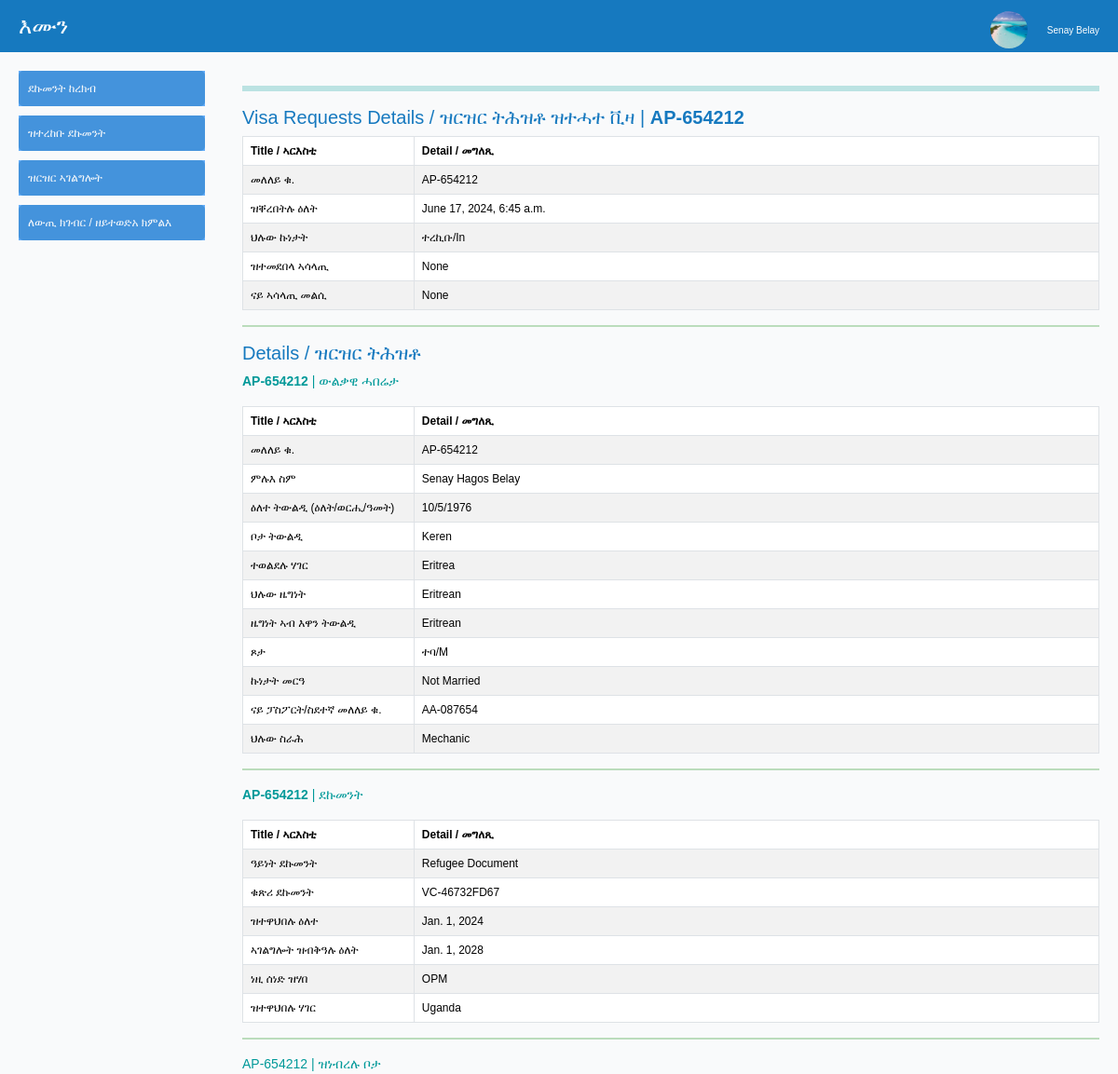
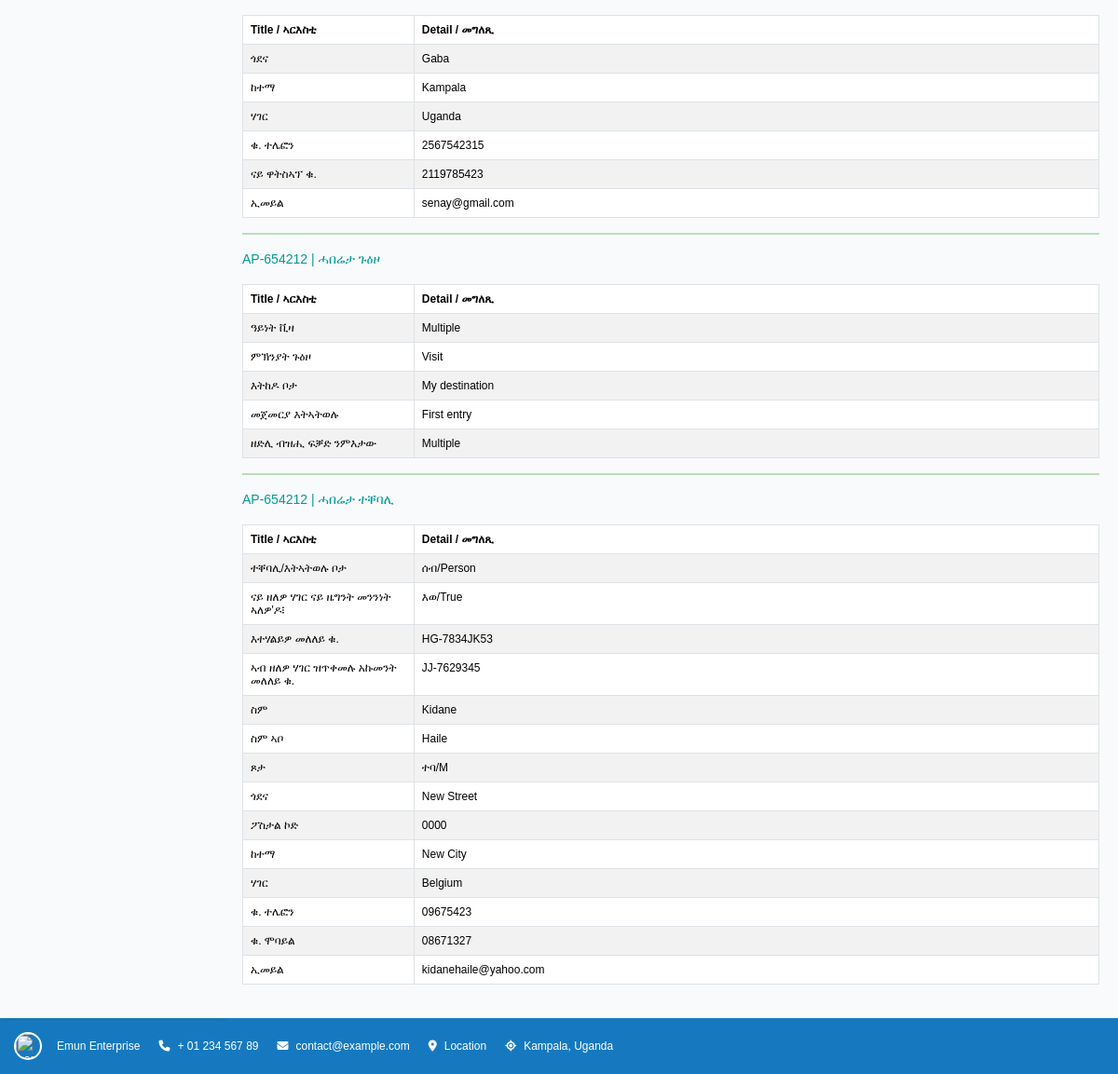
The page /compiled_application/1 (signed in) on the database its author committed (2 pictures, top to bottom).
### visaapplications/models.py (models this page shows)
class VisaApplication(TimestampMixin, UserStampedMixin, models.Model):
    STATUS_CHOICES = [
        ('1', 'Initiated'),
        ('2', 'Assigned'),
        ('3', 'In Progress'),
        ('4', 'Completed'),
        ('5', 'Cancelled'),
    ]
    application_owner = models.ForeignKey(User, on_delete=models.PROTECT, null=True)
    application_number = models.CharField(max_length=10, unique=True, blank=True)
    date_submitted = models.DateTimeField(auto_now_add=True)
    application_status = models.CharField(max_length=1, choices=STATUS_CHOICES, default='1',)
    assigned_officer = models.ForeignKey(User, on_delete=models.PROTECT, null=True, related_name="person_assigned")
    officer_notes = models.TextField(null=True, blank=True)
    def __str__(self):
        return self.application_number

class ApplicantPersonalData(TimestampMixin, UserStampedMixin, models.Model):
    GENDER_CHOICES = [
        ('1', 'ተባ/M'),
        ('2', 'ኣን/F'),
    ]
    application_number = models.ForeignKey(VisaApplication, on_delete=models.CASCADE)
    first_name = models.CharField(max_length=100)
    middle_name = models.CharField(max_length=100)
    last_name = models.CharField(max_length=100)
    date_of_birth = models.PositiveIntegerField(validators=[MinValueValidator(1), MaxValueValidator(31)])
    month_of_birth = models.PositiveIntegerField(validators=[MinValueValidator(1), MaxValueValidator(12)])
    year_of_birth = models.PositiveIntegerField(validators=[MinValueValidator(1900), MaxValueValidator(datetime.date.today().year)])
    place_of_birth = models.CharField(max_length=100)
    country_of_birth = models.CharField(max_length=100)
    current_nationality = models.CharField(max_length=100)
    nationality_at_birth = models.CharField(max_length=100)
    sex = models.CharField(max_length=1, choices=GENDER_CHOICES,)
    marital_status = models.CharField(max_length=20)
    refugee_id = models.CharField(max_length=100, null=True, blank=True)
    current_occupation = models.CharField(max_length=100)

class ApplicantTravelDocument(TimestampMixin, UserStampedMixin, models.Model):
    application_number = models.ForeignKey(VisaApplication, on_delete=models.CASCADE)
    document_type = models.CharField(max_length=100,)
    document_number = models.CharField(max_length=100)
    date_of_issue = models.DateField()
    valid_until = models.DateField()
    issued_by = models.CharField(max_length=100)
    issuing_country = models.CharField(max_length=100)

class ApplicantHomeAddress(TimestampMixin, UserStampedMixin, models.Model):
    application_number = models.ForeignKey(VisaApplication, on_delete=models.CASCADE)
    street = models.CharField(max_length=100)
    city = models.CharField(max_length=100)
    country = models.CharField(max_length=100)
    phone_number = models.CharField(max_length=15)
    whatsapp_number = models.CharField(max_length=15, null=True, blank=True)
    email = models.EmailField()

class TravelInformation(TimestampMixin, UserStampedMixin, models.Model):
    application_number = models.ForeignKey(VisaApplication, on_delete=models.CASCADE)
    visa_type = models.CharField(max_length=100)
    main_purpose_of_journey = models.CharField(max_length=200)
    member_state_of_destination = models.CharField(max_length=100)
    member_state_of_first_entry = models.CharField(max_length=100)
    number_of_entries_required = models.CharField(max_length=100)

class Reference(TimestampMixin, UserStampedMixin, models.Model):
    GENDER_CHOICES = [
        ('1', 'ተባ/M'),
        ('2', 'ኣን/F'),
    ]
    TYPE_CHOICES = [
        ('1', 'ሰብ/Person'),
        ('2', 'ሆቴል/Hotel'),
    ]
    HNID_CHOICES = [
        ('1', 'እወ/True'),
        ('2', 'ኣይፋል/False'),
    ]
    application_number = models.ForeignKey(VisaApplication, on_delete=models.CASCADE)
    type = models.CharField(max_length=10, choices=TYPE_CHOICES)
    has_national_id = models.CharField(max_length=10, choices=HNID_CHOICES)
    national_registration_number = models.CharField(max_length=100, null=True, blank=True)
    identity_document_number = models.CharField(max_length=100, null=True, blank=True)
    surname = models.CharField(max_length=100, blank=True)
    first_name = models.CharField(max_length=100, blank=True)
    gender = models.CharField(max_length=1, choices=GENDER_CHOICES, blank=True)
    street = models.CharField(max_length=100)
    postal_code = models.CharField(max_length=20)
    city = models.CharField(max_length=100)
    country = models.CharField(max_length=100)
    telephone_number = models.CharField(max_length=15, blank=True)
    mobile_number = models.CharField(max_length=15, null=True, blank=True)
    email = models.EmailField()

### decorators.py (the view)
    def wrapper(request, *args, **kwargs):
        if request.user.is_authenticated:
            return view_func(request, *args, **kwargs)
        else:
            messages.error(request, "Access denied")
            return redirect('login')

### home/templatetags/group_tags.py (called while the page is built)
@register.filter(name='has_group')
def has_group(user, group_name):
    group = Group.objects.get(name=group_name)
    return group in user.groups.all()

### travelers/templates/compiled_application.html (shortened to what this page needs)
{% extends  'base.html' %}
{% load static %}
{% load group_tags %}
{% block content %}
<hr>
<h5>
    Visa Requests Details / ዝርዝር ትሕዝቶ ዝተሓተ ቪዛ | <b>{{visa_app.application_number}}</b>
</h5>
<table class="table table-bordered table-striped">
    <thead class="thead-dark">
        <tr>
            <th style="width:20%;">Title / ኣርእስቲ</th>
            <th>Detail / መግለጺ</th>
        </tr>
    </thead>
    <tbody>
        <tr>
            <td>መለለይ ቁ.</td>
            <td>{{visa_app.application_number}}</td>
        </tr>
        <tr>
            <td>ዝቐረበትሉ ዕለት</td>
            <td>{{visa_app.date_submitted}}</td>
        </tr>
        <tr>
            <td>ህሉው ኩነታት</td>
            <td>
                {% if visa_app.application_status == "1" %}
                    ተረኪቡ/In
                {% elif visa_app.application_status == "2" %}
                    ተመደቡ/As
                {% elif visa_app.application_status == "3" %}
                    ኣብ መስርሕ/Pr
                {% elif visa_app.application_status == "4" %}
                    ተዛዚሙ/Co
                {% elif visa_app.application_status == "5" %}
                    ተሰሪዙ/Ca
                {% endif %}
            </td>
        </tr>
        <tr>
            <td>ዝተመደበላ ኣሳላጢ</td>
            <td>{{visa_app.assigned_officer}}</td>
        </tr>
        <tr>
            <td>ናይ ኣሳላጢ መልሲ</td>
            <td>{{visa_app.officer_notes}}</td>
        </tr>
    </tbody>
</table>
<hr class="divider">
<h5> Details / ዝርዝር ትሕዝቶ</h5>
<p class="sub-title"><b>{{ per_data.application_number }}</b> | ውልቃዊ ሓበሬታ </p>
<table class="table table-bordered table-striped">
    <thead class="thead-dark">
        <tr>
            <th style="width:20%;">Title / ኣርእስቲ</th>
            <th>Detail / መግለጺ</th>
        </tr>
    </thead>
    <tbody>
        <tr>
            <td>መለለይ ቁ.</td>
            <td>{{per_data.application_number}}</td>
        </tr>
        <tr>
            <td>ምሉእ ስም</td>
            <td>{{per_data.first_name}} {{per_data.middle_name}} {{per_data.last_name}}</td>
        </tr>
        <tr>
            <td>ዕለተ ትውልዲ (ዕለት/ወርሒ/ዓመት)</td>
            <td>{{per_data.date_of_birth}}/{{per_data.month_of_birth}}/{{per_data.year_of_birth}}</td>
        </tr>
        <tr>
            <td>ቦታ ትውልዲ</td>
            <td>{{per_data.place_of_birth}}</td>
        </tr>
        <tr>
            <td>ተወልደሉ ሃገር</td>
            <td>{{per_data.country_of_birth}}</td>
        </tr>
        <tr>
            <td>ህሉው ዜግነት</td>
            <td>{{per_data.current_nationality}}</td>
        </tr>
        <tr>
            <td>ዜግነት ኣብ እዋን ትውልዲ</td>
            <td>{{per_data.nationality_at_birth}}</td>
        </tr>
        <tr>
            <td>ጾታ</td>
            <td>
                {% if per_data.sex == "1" %}
                    ተባ/M
                {% elif per_data.sex == "2" %}
                    ኣን/F
                {% endif %}
            </td>
        </tr>
        <tr>
            <td>ኩነታት መርዓ</td>
            <td>{{per_data.marital_status}}</td>
        </tr>
        <tr>
            <td>ናይ ፓስፖርት/ስደተኛ መለለይ ቁ.</td>
            <td>{{per_data.refugee_id}}</td>
        </tr>
        <tr>
            <td>ህሉው ስራሕ</td>
            <td>{{per_data.current_occupation}}</td>
        </tr>
    </tbody>
</table>
<hr class="divider">
<p class="sub-title"> <b>{{ tra_doc.application_number }}</b> | ደኩመንት </p>
<table class="table table-bordered table-striped">
    <thead class="thead-dark">
        <tr>
            <th style="width:20%;">Title / ኣርእስቲ</th>
            <th>Detail / መግለጺ</th>
        </tr>
    </thead>
    <tbody>
        <tr>
            <td>ዓይነት ደኩመንት</td>
            <td>{{tra_doc.document_type}}</td>
        </tr>
        <tr>
            <td>ቁጽሪ ደኩመንት</td>
            <td>{{tra_doc.document_number}}</td>
        </tr>
        <tr>
            <td>ዝተዋህበሉ ዕለተ</td>
            <td>{{tra_doc.date_of_issue}}</td>
        </tr>
        <tr>
            <td>ኣገልግሎት ዝብቅዓሉ ዕለት</td>
            <td>{{tra_doc.valid_until}}</td>
        </tr>
        <tr>
            <td>ነዚ ሰነድ ዝሃበ </td>
            <td>{{tra_doc.issued_by}}</td>
        </tr>
        <tr>
            <td>ዝተዋህበሉ ሃገር</td>
            <td>{{tra_doc.issuing_country}}</td>
        </tr>
    </tbody>
</table>
<hr class="divider">
<p class="sub-title">{{ hom_add.application_number }}</b> | ዝነብረሉ ቦታ </p>
<table class="table table-bordered table-striped">
    <thead class="thead-dark">
        <tr>
            <th style="width:20%;">Title / ኣርእስቲ</th>
            <th>Detail / መግለጺ</th>
        </tr>
    </thead>
    <tbody>
        <tr>
            <td>ጎደና</td>
            <td>{{hom_add.street}}</td>
        </tr>
        <tr>
            <td>ከተማ</td>
            <td>{{hom_add.city}}</td>
        </tr>
        <tr>
            <td>ሃገር</td>
            <td>{{hom_add.country}}</td>
        </tr>
        <tr>
            <td>ቁ. ተሌፎን</td>
            <td>{{hom_add.phone_number}}</td>
        </tr>
        <tr>
            <td>ናይ ዋትስኣፕ ቁ.</td>
            <td>{{hom_add.whatsapp_number}}</td>
        </tr>
        <tr>
            <td>ኢመይል</td>
            <td>{{hom_add.email}}</td>
        </tr>
    </tbody>
</table>
<hr class="divider">
<p class="sub-title">{{ tra_inf.application_number }}</b> | ሓበሬታ ጉዕዞ </p>
<table class="table table-bordered table-striped">
    <thead class="thead-dark">
        <tr>
            <th style="width:20%;">Title / ኣርእስቲ</th>
            <th>Detail / መግለጺ</th>
        </tr>
    </thead>
    <tbody>
        <tr>
            <td>ዓይነት ቪዛ</td>
            <td>{{tra_inf.visa_type}}</td>
        </tr>
        <tr>
            <td>ምኽንያት ጉዕዞ</td>
            <td>{{tra_inf.main_purpose_of_journey}}</td>
        </tr>
        <tr>
            <td>እትከዶ ቦታ</td>
            <td>{{tra_inf.member_state_of_destination}}</td>
        </tr>
        <tr>
            <td>መጀመርያ እትኣትወሉ</td>
            <td>{{tra_inf.member_state_of_first_entry}}</td>
        </tr>
        <tr>
            <td>ዘድሊ ብዝሒ ፍቓድ ንምእታው</td>
            <td>{{tra_inf.number_of_entries_required}}</td>
        </tr>
    </tbody>
</table>
{% if ref.application_number != None %}
<hr class="divider">
{% else %}
<hr class="incomplete">
{% endif %}
<p class="sub-title">{{ ref.application_number }}</b> | ሓበሬታ ተቐባሊ </p>
<table class="table table-bordered table-striped">
    <thead class="thead-dark">
        <tr>
            <th style="width:20%;">Title / ኣርእስቲ</th>
            <th>Detail / መግለጺ</th>
        </tr>
    </thead>
    <tbody>
        <tr>
            <td>ተቐባሊ/እትኣትወሉ ቦታ</td>
            <td>
                {% if ref.type == "1" %}
                    ሰብ/Person
                {% elif ref.type == "2" %}
                    ሆቴል/Hotel
                {% endif %}
            </td>
        </tr>
        <tr>
            <td>ናይ ዘለዎ ሃገር ናይ ዜግንት መንንነት ኣለዎ'ዶ፧</td>
            <td>
                {% if ref.has_national_id == "1" %}
                    እወ/True
                {% elif ref.has_national_id == "2" %}
                    ኣይፋል/False
                {% endif %}
            </td>
        </tr>
        <tr>
            <td>እተሃልይዎ መለለይ ቁ.</td>
            <td>{{ref.national_registration_number}}</td>
        </tr>
        <tr>
            <td>ኣብ ዘለዎ ሃገር ዝጥቀመሉ አኩመንት መለለይ ቁ.</td>
            <td>{{ref.identity_document_number}}</td>
        </tr>
        <tr>
            <td>ስም</td>
            <td>{{ref.first_name}}</td>
        </tr>
        <tr>
            <td>ስም ኣቦ</td>
            <td>{{ref.surname}}</td>
        </tr>
        <tr>
            <td>ጾታ</td>
            <td>
                {% if ref.gender == "1" %}
                    ተባ/M
                {% elif ref.gender == "2" %}
                    ኣን/F
                {% endif %}
            </td>
        </tr>
        <tr>
            <td>ጎደና</td>
            <td>{{ref.street}}</td>
        </tr>
        <tr>
            <td>ፖስታል ኮድ</td>
            <td>{{ref.postal_code}}</td>
        </tr>
        <tr>
            <td>ከተማ</td>
            <td>{{ref.city}}</td>
        </tr>
        <tr>
            <td>ሃገር</td>
            <td>{{ref.country}}</td>
        </tr>
        <tr>
            <td>ቁ. ተሌፎን</td>
            <td>{{ref.telephone_number}}</td>
        </tr>
        <tr>
            <td>ቁ. ሞባይል</td>
            <td>{{ref.mobile_number}}</td>
        </tr>
        <tr>
            <td>ኢመይል</td>
            <td>{{ref.email}}</td>
        </tr>
    </tbody>
</table>
{% endblock %}

### home/templates/navbar.html (shortened to what this page needs)
{% load static %}
<div ><a class="logo" href="{% url 'home' %}">እሙን</a></div>
{% if user.is_authenticated %}
    <div class="user-dropdown">
        <button class="dropdown-btn" style="text-align: right;">
        {% if profile_image %}
            <img src="{{ profile_image.profile_image.url }}" alt="Profile Image" style=" width:50px; height:50px; border-radius: 50%; object-fit: cover;">
        {% else %}
            <img src="{% static 'images/costline.jpg' %}" alt="Default Profile Image" width="40" height="40" style="border-radius: 50%; object-fit: cover;">
        {% endif %}
        </button>
        <span style="font-size:10px;">{{user.first_name}} {{user.last_name}}</span>
    </div>
{% endif %}

### home/static/css/style.css (style rules this page uses)
:root { --primary-color: #1679BF; --secondary-color: #4493DC; --accent-color: #66AEF9; --background-color: #F9FAFB; --text-color: #3D4756; --muted-text: #A1ACBD; --place-holder-text: #A1ACBD; --delete-action: #B75377; }
body { background-color: var(--background-color); color: var(--text-color); font-family: Arial, sans-serif; padding: 20px; }
h1, h2, h3, h4, h5, h6 { color: var(--primary-color); }
a { color: var(--primary-color); }
button { width: 250px; height: 35px; margin: 0 10px; background: var(--primary-color); border-radius: 30px; border: 1px solid var(--background-color); outline: none; cursor: pointer; color: #fff; }
body, html { margin: 0; padding: 0; font-family: Arial, sans-serif, Ebrima, Ebrimabd; box-sizing: border-box; }
.navbar .logo { font-size: 1.5em; text-decoration: none; color: #fff; }
.user-dropdown { position: relative; display: inline-block; }
.user-dropdown .dropdown-btn { background: none; border: none; color: var(--background-color); font-size: 1em; cursor: pointer; }
hr { border: 3px solid var(--primary-color); color: var(--primary-color); }
.divider { border: 1px solid var(--secondary-color); color: var(--secondary-color); }

### travelers/templates/compiled_application.html (style rules this page uses)
table { font-size:12px; }
.sub-title { font-size:14px; color:#099; }
hr { border: 3px solid #099; }
.divider { border: 1px solid green; }

### rows shown on the page
VisaApplication: application_number "AP-654212", date_submitted "June 17, 2024, 6:45 a.m.", assigned_officer "None", officer_notes "None"
ApplicantPersonalData: application_number "AP-654212", first_name "Senay", middle_name "Hagos", last_name "Belay", date_of_birth "10", month_of_birth "5", year_of_birth "1976", place_of_birth "Keren", country_of_birth "Eritrea", current_nationality "Eritrean", nationality_at_birth "Eritrean", marital_status "Not Married", refugee_id "AA-087654", current_occupation "Mechanic"
ApplicantTravelDocument: application_number "AP-654212", document_type "Refugee Document", document_number "VC-46732FD67", date_of_issue "Jan. 1, 2024", valid_until "Jan. 1, 2028", issued_by "OPM", issuing_country "Uganda"
ApplicantHomeAddress: application_number "AP-654212", street "Gaba", city "Kampala", country "Uganda", phone_number "2567542315", whatsapp_number "2119785423", email "senay@gmail.com"
TravelInformation: application_number "AP-654212", visa_type "Multiple", main_purpose_of_journey "Visit", member_state_of_destination "My destination", member_state_of_first_entry "First entry", number_of_entries_required "Multiple"
Reference: application_number "AP-654212", national_registration_number "HG-7834JK53", identity_document_number "JJ-7629345", first_name "Kidane", surname "Haile", street "New Street", postal_code "0000", city "New City", country "Belgium", telephone_number "09675423", mobile_number "08671327", email "kidanehaile@yahoo.com"

### other values the page prints
{{ user.first_name }} "Senay"
{{ user.last_name }} "Belay"
